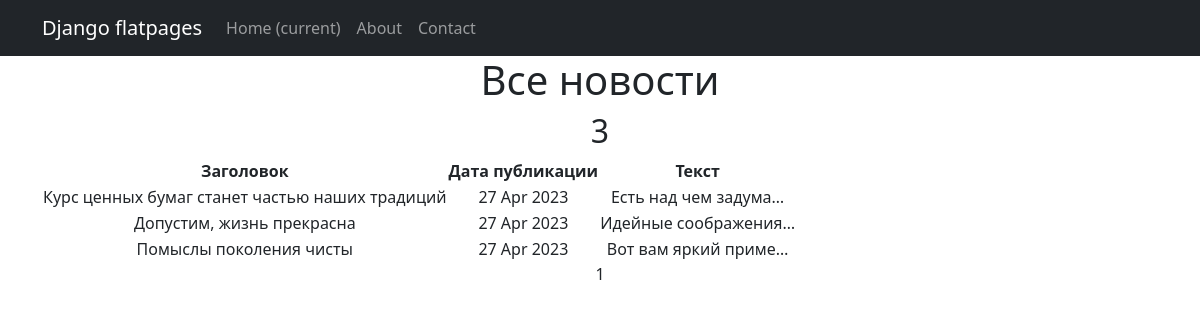
Before: /news/ with the older database file.
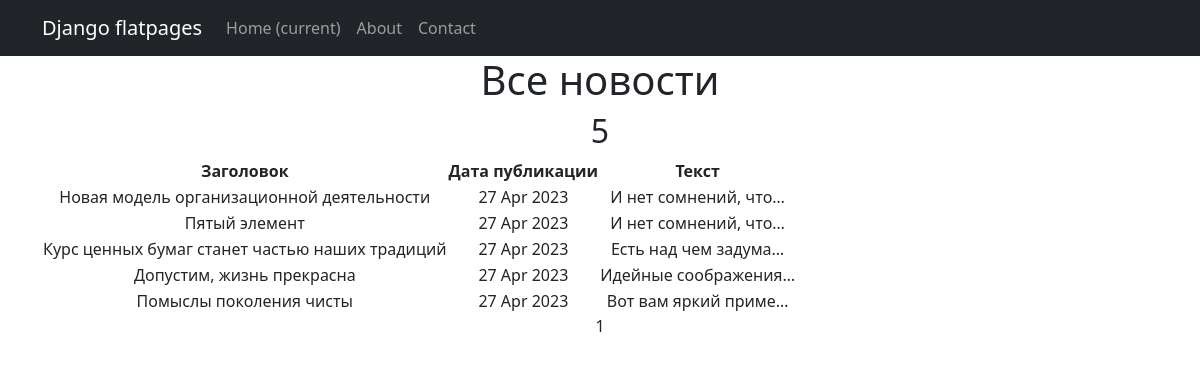
After: the same page with the newer database file.
### news/models.py (models this page shows, shortened)
class Post(models.Model):
    author = models.ForeignKey(Author, on_delete = models.CASCADE)
    NEWS = 'NW'
    ARTICLE = 'AR'
    CATEGORY_CHOISE = (
        (NEWS, 'Новость'),
        (ARTICLE, 'Статья')
    )
    categoryType = models.CharField(max_length= 2, choices= CATEGORY_CHOISE, default= ARTICLE, verbose_name='Тип')
    dateCreate = models.DateTimeField(auto_now_add = True)
    postCategory = models.ManyToManyField(Category, through= 'PostCategory', verbose_name='Категория')
    title = models.CharField(max_length = 256, verbose_name='Заголовок')
    text = models.TextField(verbose_name='Содержимое')
    rating  = models.IntegerField(default = 0)

### news/views.py (the view)
# urls.py: path('', PostsList.as_view(), name = 'post_list'),
class PostsList(ListView):
    model = Post
    ordering = '-dateCreate'
    template_name = 'posts.html'
    context_object_name = 'posts'
    paginate_by = 10

### news/templatetags/censor.py (called while the page is built)
def intersection(list1, list2):
    temp = set(list2)
    list3 = [value for value in list1 if value in temp]
    return  list3

@register.filter()
def censor(text):
    list_words = re.findall(r'\b\w+\b', text.lower())
    find_words = intersection(list, list_words)
    for word in find_words:
        l = word[0] + ('*' * (len(word) - 1))
        text = text.replace(word.lower(), l)
    return text

### templates/posts.html (shortened to what this page needs)
{% extends 'flatpages/default.html' %}
{% load censor %}
{% load custom_tags %}
{% block content %}
<h1>Все новости</h1>
<h2>{{ posts | length}}</h2>
    {% if posts %}
        <table>
            <tr>
                <td><b>Заголовок</b></td>
                <td><b>Дата публикации</b></td>
                <td><b>Текст</b></td>
            </tr>
            {% for post in posts %}
            <tr>
                <td>{{ post.title | censor }}</td>
                <td>{{ post.dateCreate | date:'d M Y' }}</td>
                <td>{{ post.text | truncatechars:20 }}</td>
            </tr>
            {% endfor %}
         </table>
    {% else %}
        <h2>Новостей нет!</h2>
    {% endif %}
    {{ page_obj.number }}
{% endblock content %}

### templates/flatpages/default.html (shortened to what this page needs)
<!DOCTYPE html>
{% load static %}
<html lang="en">
    <head>
        <link href="{% static 'css/styles.css' %}" rel="stylesheet" />
    </head>
    <body>
        <nav class="navbar navbar-expand-lg navbar-dark bg-dark static-top">
           <div class="container">
               <a class="navbar-brand" href="#">Django flatpages</a>
               <div class="collapse navbar-collapse" id="navbarResponsive">
                   <ul class="navbar-nav ml-auto">
                       <li class="nav-item active">
                           <a class="nav-link" href="#">Home
                               <span class="sr-only">(current)</span>
                           </a>
                       </li>
                       <li class="nav-item">
                           <a class="nav-link" href="/about/">About</a>
                       </li>
                       <li class="nav-item">
                           <a class="nav-link" href="/contacts/">Contact</a>
                       </li>
                   </ul>
               </div>
           </div>
        </nav>
        <div class="container">
           <div class="row">
               <div class="col-lg-12 text-center">
                   {% block content %}{% endblock content %}
               </div>
           </div>
        </div>
    </body>
</html>

Changed rows visible on the page:
added Post: title|censor "Новая модель организационной деятельности", dateCreate "27 Apr 2023", text "И нет сомнений, что…"
added Post: title|censor "Пятый элемент", dateCreate "27 Apr 2023", text "И нет сомнений, что…"
Other visible differences:
{{ posts | length }}: "3" → "5"
